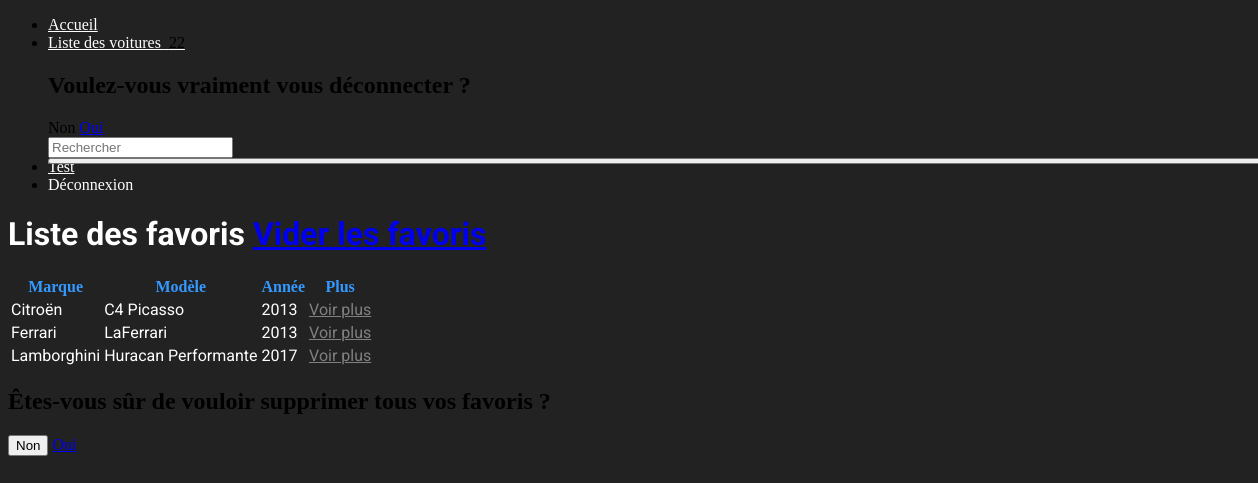
Page /account/viewfavoris.php (signed in) on the committed database.
### tables this page shows
CREATE TABLE `voiture` (
  `id` int(11) NOT NULL,
  `modele` varchar(255) NOT NULL,
  `annee` int(4) NOT NULL,
  `puissance` int(11) NOT NULL,
  `poids` int(11) NOT NULL,
  `image` varchar(255) NOT NULL,
  `vitesse_max` int(11) NOT NULL,
  `acceleration` float NOT NULL,
  `consommation` float NOT NULL,
  `co2` int(5) NOT NULL,
  `marque` int(11) NOT NULL,
  `type` int(11) NOT NULL,
  `modif` timestamp NOT NULL DEFAULT CURRENT_TIMESTAMP ON UPDATE CURRENT_TIMESTAMP
);

CREATE TABLE `marque` (
  `id_marque` int(11) NOT NULL,
  `nom` varchar(255) NOT NULL
);

### account/viewfavoris.php (the view, shortened to what this page needs)
<?php
include '../content/head.php';
?>
<body>
<div class="uk-container">
    <h1 class="uk-heading-primary uk-text-center">
        Liste des favoris <?php echo '<a class="uk-button uk-button-primary" href="#confirm-delete-fav" uk-toggle>Vider les favoris</a>'; ?>
    </h1>
    <table class="uk-table uk-table-divider">
        <thead>
            <tr>
                <th class="uk-text-center">Marque</th>
                <th class="uk-text-center">Modèle</th>
                <th class="uk-text-center">Année</th>
                <th class="uk-text-center">Plus</th>
            </tr>
        </thead>
        <tbody>
<?php
$voitures = $bdd->query('SELECT marque.nom, voiture.id, voiture.image, voiture.modele, voiture.annee FROM voiture, users, marque, favoris WHERE marque.id_marque = voiture.marque AND favoris.id_user = users.id AND voiture.id = favoris.id_voiture AND favoris.id_user = '.$_SESSION['id'].'');
while($voiture = $voitures->fetch()){
    echo '  <tr>
                <td class="uk-text-center">'.$voiture['nom'].'</td>
                <td class="uk-text-center" uk-tooltip="title:<img src=\'/voitures/img/'.$voiture['image'].'\'/>; pos: bottom">'.$voiture['modele'].'</td>
                <td class="uk-text-center">'.$voiture['annee'].'</td>
                <td class="uk-text-center"><a href="/voitures/CRUD/voirvoiture.php?id='.$voiture['id'].'">Voir plus</a></td>
            </tr>';
}
?>
        </tbody>
    </table>
</div>
<div id="confirm-delete-fav" uk-modal>
    <div class="uk-modal-dialog uk-modal-body">
        <h2 class="uk-modal-title">Êtes-vous sûr de vouloir supprimer tous vos favoris ?</h2>
        <button class="uk-button uk-button-primary uk-modal-close" type="button">Non</button>
        <a href="/voitures/account/viderfavoris.php" class="uk-button uk-button-danger" type="button">Oui</a>
    </div>
</div>
</body>

### css/main.css (style rules this page uses)
h1, td { font-family: 'Roboto', sans-serif; color: white; }
body { min-height: 100vh; background-color: #222222; }
th { color: #39f !important; }
td a { color: grey !important; }

### rows in the picture
voiture: marque.nom "Citroën", modele "C4 Picasso", annee "2013"
voiture: marque.nom "Ferrari", modele "LaFerrari", annee "2013"
voiture: marque.nom "Lamborghini", modele "Huracan Performante", annee "2017"

### other values in the picture
$i - $cars "22"
$_SESSION['pseudo'] "Test"
